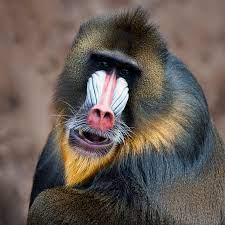
#> input picture rover1/scripts/download.jpeg, 225 x 225 px
$ python monkey.py
#> lines starting #> are read from the running program, lines starting #| are printed output that depends on the picture
import numpy as np
import cv2
img = cv2.imread('download.jpeg',0)
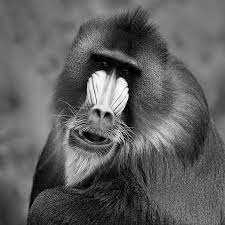
#> img: shape (225, 225); min 0, max 255, mean 94.9
cv2.imshow('image',img)
k=cv2.waitKey(0)
#> (key Esc is pressed here)
if k == 27:
    cv2.destroyAllWindows()
